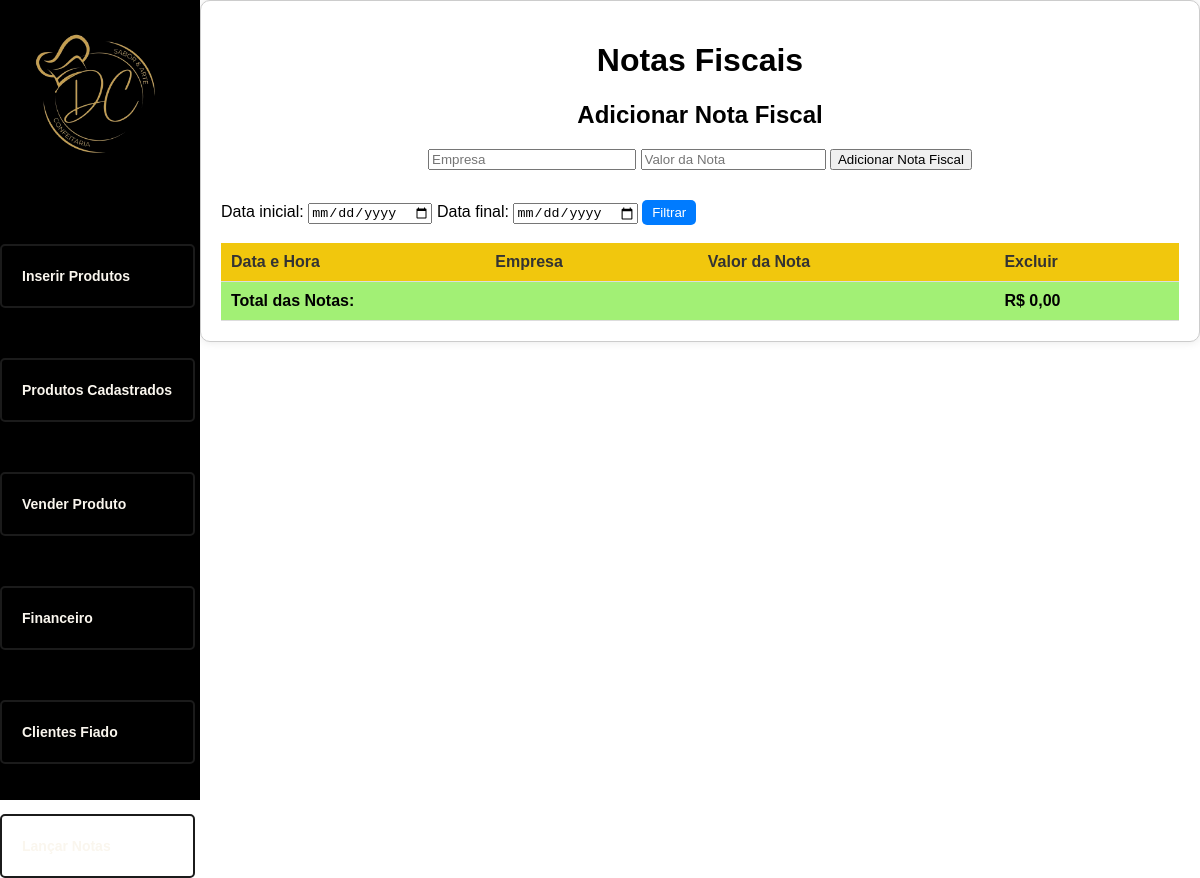
The page /lancar_nota.php (signed in) on the database as committed earlier.
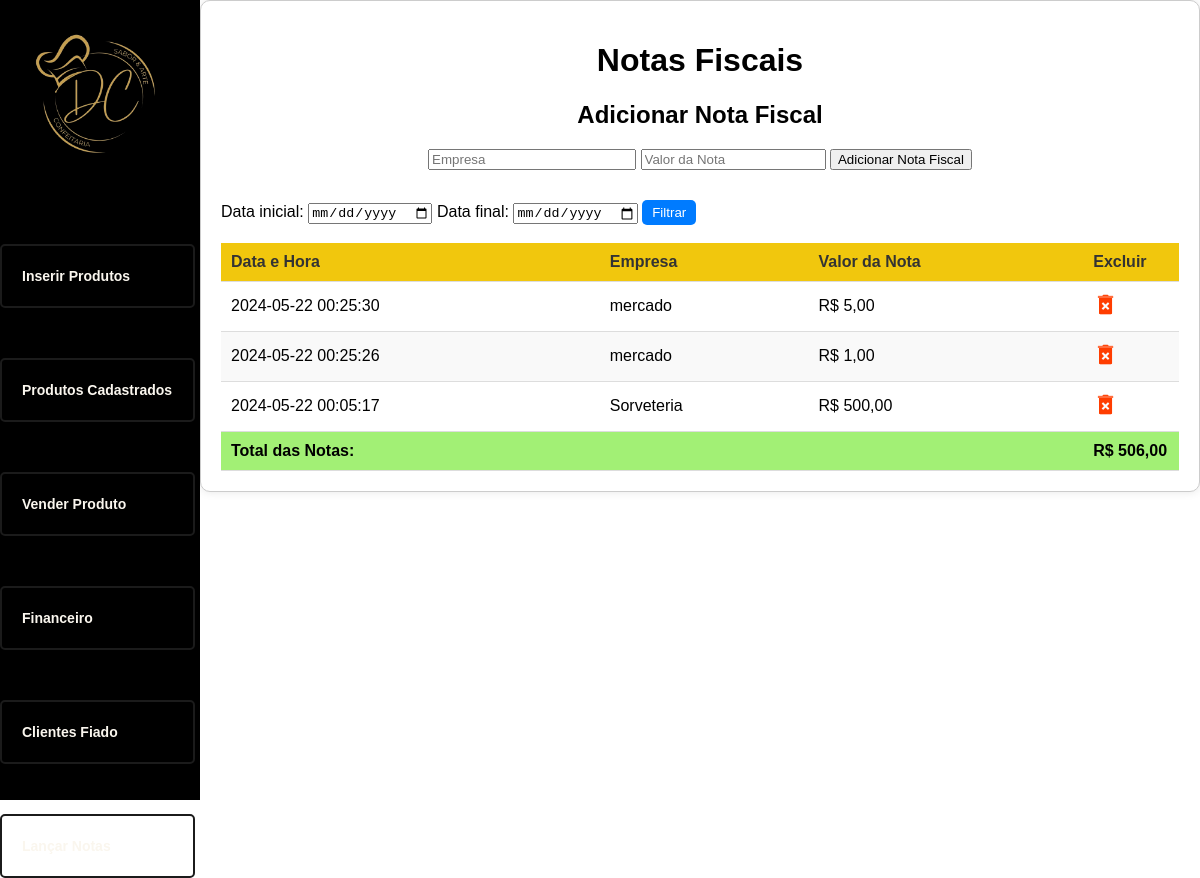
The same page on the database as committed later.
### tables this page shows
CREATE TABLE `notas_fiscais` (
  `id` int(11) NOT NULL,
  `empresa` varchar(255) NOT NULL,
  `valor_nota` decimal(10,2) NOT NULL,
  `data_hora` datetime NOT NULL
);

### Class/database.php (called while the page is built, shortened)
<?php
class Database {
    private $hostname;
    private $bancodedados;
    private $usuario;
    private $senha;
    public function __construct($hostname, $bancodedados, $usuario, $senha) {
        $this->hostname = $hostname;
        $this->bancodedados = $bancodedados;
        $this->usuario = $usuario;
        $this->senha = $senha;
    }
    public function conectar() {
        $this->conexao = new mysqli($this->hostname, $this->usuario, $this->senha, $this->bancodedados);
    }
}
?>

### lancar_nota.php (the view, shortened to what this page needs)
<?php
include_once("class/database.php");
$database = new Database("localhost", "dario", "root", "");
$database->conectar();
$consultaNotas = "SELECT * FROM notas_fiscais
                  WHERE DATE(data_hora) = CURDATE()
                  ORDER BY data_hora DESC";
$resultadoNotas = $database->conexao->query($consultaNotas) or die($database->conexao->error);
$totalNotas = 0;
if ($resultadoNotas && $resultadoNotas->num_rows > 0) {
    while ($nota = $resultadoNotas->fetch_assoc()) {
        $totalNotas += $nota['valor_nota'];
    }
}
?>
<!DOCTYPE html>
<html lang="pt-BR">
<head>
    <link rel="stylesheet" href="style.css">
</head>
<body class="menusDel">
    <div class="top-inserir">
        <div class="menu-php">
            <div class="inserir-logo-img">
                <img src="imgs/Logo_semFundo.png" width="150px" alt="Logo da Confeitaria">
            </div>
            <nav class="nav-inserir-produtos">
                <ul>
                    <li><a href="inserir_produtos.php">Inserir Produtos</a></li>
                    <li><a href="produtos_cadastrados.php">Produtos Cadastrados</a></li>
                    <li><a href="vendas.php">Vender Produto</a></li>
                    <li><a href="financeiro.php">Financeiro</a></li>
                    <li><a href="clientes_fiado.php">Clientes Fiado</a></li>
                    <li><a href="lancar_nota.php">Lançar Notas</a></li>
                </ul>
            </nav>
        </div>
    </div>
    <div class="container-financeiro">
        <h1>Notas Fiscais</h1>
        <div class="form-container">
            <h2>Adicionar Nota Fiscal</h2>
            <form id="form-nota-fiscal" action="<?php echo htmlspecialchars($_SERVER["PHP_SELF"]); ?>" method="post">
                <input type="text" id="empresa" name="empresa" placeholder="Empresa" required>
                <input type="number" id="valor_nota" name="valor_nota" placeholder="Valor da Nota" step="0.01" required>
                <button type="submit">Adicionar Nota Fiscal</button>
            </form>
        </div>
        <form method="GET" action="<?php echo htmlspecialchars($_SERVER["PHP_SELF"]); ?>">
            <label for="data_inicio_lancamento">Data inicial:</label>
            <input type="date" id="data_inicio_lancamento" name="data_inicio_lancamento" value="<?php echo $data_inicio; ?>">
            <label for="data_fim_lancamento">Data final:</label>
            <input type="date" id="data_fim_lancamento" name="data_fim_lancamento" value="<?php echo $data_fim; ?>">
            <button type="submit" style="padding: 5px 10px; background-color: #007bff; color: #fff; border: none; border-radius: 5px; cursor: pointer;">Filtrar</button>
        </form>
        <br>
        <?php if ($resultadoNotas) : ?>
            <table class="table-financeiro">
                <thead>
                    <tr>
                        <th>Data e Hora</th>
                        <th>Empresa</th>
                        <th>Valor da Nota</th>
                        <th>Excluir</th>
                    </tr>
                </thead>
                <tbody>
                    <?php
                    $resultadoNotas->data_seek(0);
                    while ($nota = $resultadoNotas->fetch_assoc()) :
                    ?>
                        <tr>
                            <td><?php echo $nota['data_hora']; ?></td>
                            <td><?php echo $nota['empresa']; ?></td>
                            <td>R$ <?php echo number_format($nota['valor_nota'], 2, ',', '.'); ?></td>
                            <td class="editar">
                                <a onclick="return confirm('Tem certeza que deseja excluir esta nota fiscal?')" href="delete_notas.php?id=<?php echo $nota['id']; ?>" title="Excluir">
                                    <img src="imgs/iconeDelete.png" width="25px" alt="Excluir">
                                </a>
                            </td>
                        </tr>
                    <?php endwhile; ?>
                    <tr class="totalNotas">
                        <td colspan="3" align="right">Total das Notas:</td>
                        <td>R$ <?php echo number_format($totalNotas, 2, ',', '.'); ?></td>
                    </tr>
                </tbody>
            </table>
        <?php endif; ?>
    </div>
</body>
</html>

Rows that differ between the two databases and show on the page:
added notas_fiscais: data_hora "2024-05-22 00:25:30", empresa "mercado", valor_nota "5,00"
added notas_fiscais: data_hora "2024-05-22 00:25:26", empresa "mercado", valor_nota "1,00"
added notas_fiscais: data_hora "2024-05-22 00:05:17", empresa "Sorveteria", valor_nota "500,00"
Other text that changed with them:
$totalNotas: "0,00" → "506,00"
